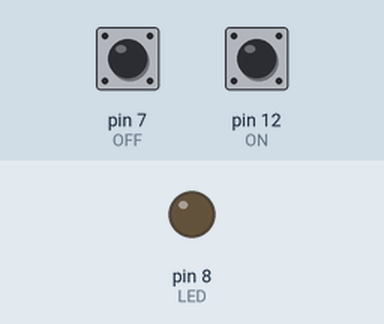
Simulated run of this sketch. Board: Arduino Uno, built with avr-gcc and run on an emulated ATmega328P. On the bench: output pins drawn as LEDs (lit = HIGH). Inputs (shaded band) come from the test bench; at power-on: pin 12 (ON) HIGH, pin 7 (OFF) HIGH.

Above: at 1.2 s.
1.3 s: pin 12 (ON) pulled LOW for 0.15 s
At 2.2 s:
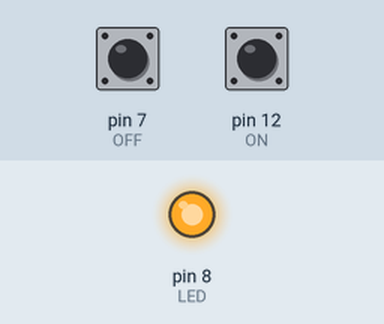
2.9 s: pin 7 (OFF) pulled LOW for 0.15 s
At 3.4 s:
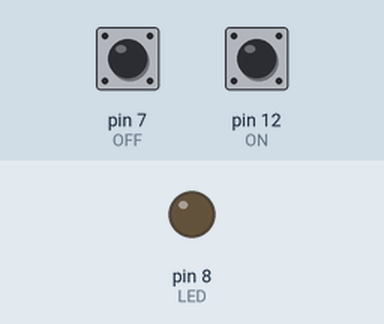
4.5 s: pin 12 (ON) pulled LOW for 1 s
At 5.9 s:
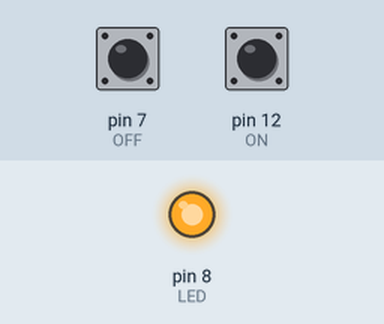
Timing chart, 0 to 7.5 s (numbered marks = the images above; inputs shaded):
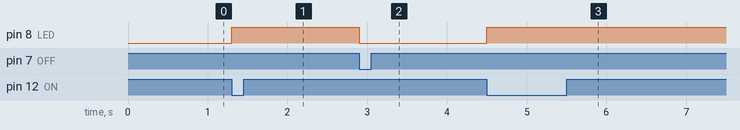

Measured:
- after the input at 1.3 s, pin 8 (LED): LOW → HIGH at once
- after the input at 2.9 s, pin 8 (LED): HIGH → LOW at once
- after the input at 4.5 s, pin 8 (LED): LOW → HIGH at once

The sketch:

Two_Button_LED.ino
```cpp
int ON = 12;
int OFF = 7;
int LED = 8;

void setup() {
  // put your setup code here, to run once:
  pinMode(ON, INPUT_PULLUP);
  pinMode(OFF, INPUT_PULLUP);
  pinMode(LED, OUTPUT);
}

void loop() {
  // put your main code here, to run repeatedly:

  if (digitalRead(ON) == LOW){
    digitalWrite(LED, HIGH);
  }
  else if (digitalRead(OFF) == LOW){
    digitalWrite(LED, LOW);
  }
}
```
